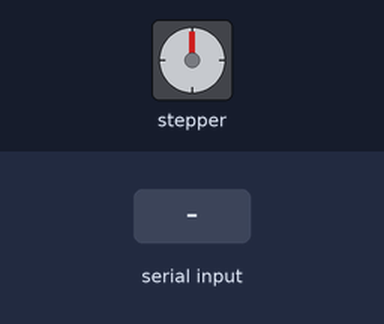
Recording of a sketch running on a simulated Arduino Uno, built with avr-gcc and run on an emulated ATmega328P. Shown: stepper motor. Inputs (shaded band) come from the test bench. Stepper angles assume 2048 steps per turn; what the sketch prints to the serial monitor is not drawn.

Above: at 3.0 s.
3.1 s: "90;45\n" received over Serial
At 4.79 s:
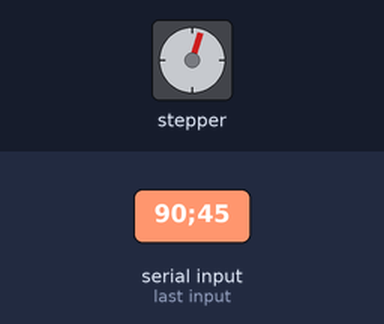
9.1 s: "200\n" received over Serial
14.6 s: "30;150\n" received over Serial
At 20.5 s:
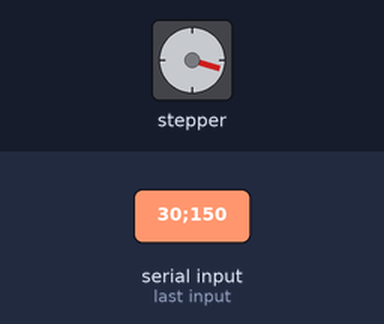
20.6 s: "5\n" received over Serial
At 22.34 s:
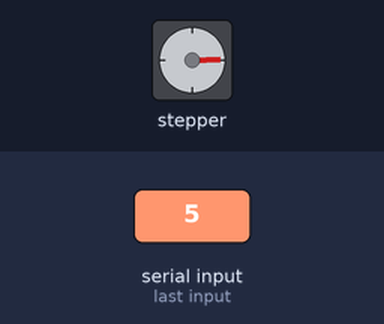
Timing chart, 0 to 24.6 s (numbered marks = the images above; inputs shaded):
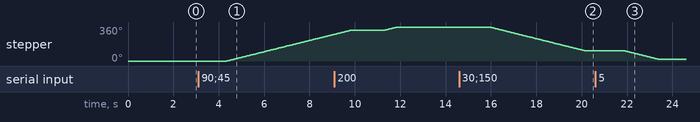

The sketch:

MindStepperArduino.ino
```cpp
/*
 * MindStepperArduino - Stepper Motor Controller for Neurosky EEG
 *
 * This sketch receives attention level data from the C# application
 * via serial communication and controls a stepper motor.
 * The attention level (0-100) is mapped to stepper motor position/speed.
 *
 * Hardware Setup:
 * - ULN2003 driver or similar stepper driver
 * - 28BYJ-48 stepper motor (or compatible)
 * - Pins 8, 9, 10, 11 connected to driver IN1, IN2, IN3, IN4
 * - External power supply recommended for motor
 *
 * Command Protocol:
 * - Format: "attentionLevel;reserved;"
 * - attentionLevel: 0-100 (controls target position)
 * - reserved: Reserved for future use
 *
 * Modes:
 * - Position Mode: Attention level sets target position (0-100 maps to 0-2048 steps)
 * - The motor moves to match your focus level
 *
 * Author: SMIT
 * Version: 1.0.0
 * Date: 2026
 */

#include <Stepper.h>

// ============================================
// Configuration Constants
// ============================================
// Steps per revolution for 28BYJ-48 stepper motor
const int STEPS_PER_REV = 2048;

// Stepper motor pins (connected to ULN2003 driver)
const int MOTOR_PIN_1 = 8;         // IN1
const int MOTOR_PIN_2 = 10;        // IN2
const int MOTOR_PIN_3 = 9;         // IN3
const int MOTOR_PIN_4 = 11;        // IN4

const int BAUD_RATE = 115200;      // Serial communication baud rate

// Attention level boundaries
const int ATTENTION_MIN = 0;
const int ATTENTION_MAX = 100;

// Position boundaries (in steps)
const int POSITION_MIN = 0;
const int POSITION_MAX = STEPS_PER_REV;  // Full rotation

// Motor speed (RPM)
const int MOTOR_SPEED = 10;

// ============================================
// Global Variables
// ============================================
// Initialize stepper motor (Note: pin order matters for 28BYJ-48)
Stepper mindStepper(STEPS_PER_REV, MOTOR_PIN_1, MOTOR_PIN_3, MOTOR_PIN_2, MOTOR_PIN_4);

int attentionLevel = 0;            // Received attention level (0-100)
int reservedValue = 0;             // Reserved for future functionality
int targetPosition = 0;            // Target position in steps
int currentPosition = 0;           // Current position in steps
String serialInput = "";           // Buffer for incoming serial data

// ============================================
// Setup Function - Runs once at startup
// ============================================
void setup() {
    // Initialize serial communication
    Serial.begin(BAUD_RATE);

    // Set motor speed
    mindStepper.setSpeed(MOTOR_SPEED);

    // Send ready message
    Serial.println("MindStepperArduino Ready");
    Serial.println("Stepper Motor Position Control");
    Serial.println("Attention 0 = Start, Attention 100 = Full Rotation");

    // Initialize position
    currentPosition = 0;
}

// ============================================
// Main Loop - Runs continuously
// ============================================
void loop() {
    // Check if data is available on serial port
    if (Serial.available() > 0) {
        // Read the incoming string
        serialInput = Serial.readString();

        // Echo received command for debugging
        Serial.print("Received: ");
        Serial.println(serialInput);

        // Parse the command string
        // Format: "attentionLevel;reserved;"
        int delimiter1 = serialInput.indexOf(';');
        attentionLevel = serialInput.substring(0, delimiter1).toInt();

        int delimiter2 = serialInput.indexOf(';', delimiter1 + 1);
        reservedValue = serialInput.substring(delimiter1 + 1, delimiter2 + 1).toInt();

        // Constrain attention level to valid range
        attentionLevel = constrain(attentionLevel, ATTENTION_MIN, ATTENTION_MAX);

        // Map attention level (0-100) to position (0-STEPS_PER_REV)
        targetPosition = map(attentionLevel, ATTENTION_MIN, ATTENTION_MAX,
                             POSITION_MIN, POSITION_MAX);

        // Calculate steps needed to reach target
        int stepsToMove = targetPosition - currentPosition;

        // Move stepper motor
        if (stepsToMove != 0) {
            Serial.print("Moving ");
            Serial.print(abs(stepsToMove));
            Serial.print(" steps ");
            Serial.println(stepsToMove > 0 ? "clockwise" : "counter-clockwise");

            mindStepper.step(stepsToMove);
            currentPosition = targetPosition;
        }

        // Send feedback
        Serial.print("Attention: ");
        Serial.print(attentionLevel);
        Serial.print("% -> Position: ");
        Serial.print(currentPosition);
        Serial.print("/");
        Serial.print(STEPS_PER_REV);
        Serial.print(" steps (");
        Serial.print((currentPosition * 360) / STEPS_PER_REV);
        Serial.println(" degrees)");

        // Disable motor coils after movement to prevent overheating
        disableMotor();
    }
}

// ============================================
// Disable Motor Coils
// ============================================
void disableMotor() {
    // Set all motor pins LOW to disable coils and save power
    digitalWrite(MOTOR_PIN_1, LOW);
    digitalWrite(MOTOR_PIN_2, LOW);
    digitalWrite(MOTOR_PIN_3, LOW);
    digitalWrite(MOTOR_PIN_4, LOW);
}
```

Measured:
- after the input at 3.1 s, stepper: keeps turning clockwise at about 60°/s, starting after 1.2 s
- after the input at 14.6 s, stepper: turns 253° counter-clockwise in 4.2 s, starting after 1.3 s
- after the input at 20.6 s, stepper: turns 90° counter-clockwise in 1.5 s, starting after 1.3 s
